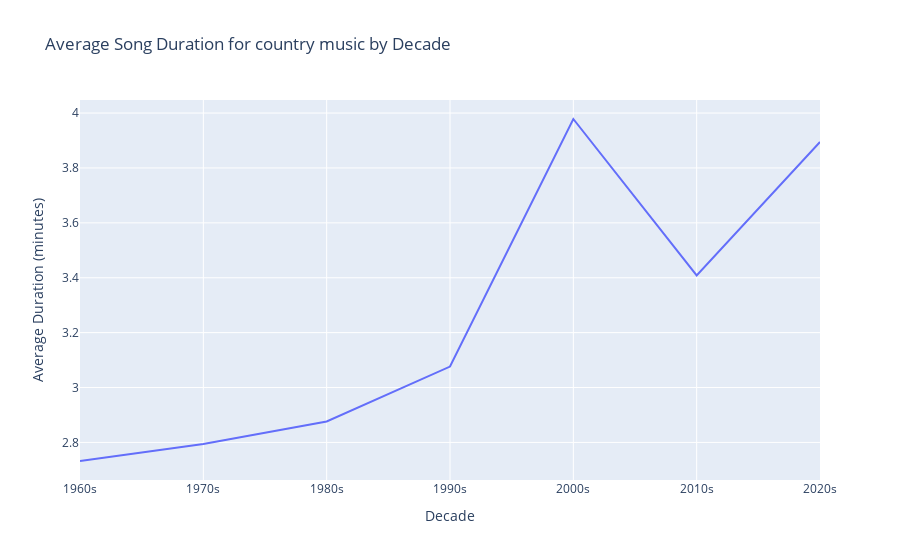

Here is the notebook cell this chart was saved with:
### Code cell
def plot_genre_duration(genre):
    selected_data = big_df[big_df['main_genre'] == genre]
    selected_data = selected_data.groupby('decade').mean(numeric_only=True)
    fig = go.Figure(data=go.Scatter(x=selected_data.index, y=selected_data['minutes'], mode='lines'))
    fig.update_layout(title='Average Song Duration for ' + genre +' music by Decade', xaxis_title='Decade', yaxis_title='Average Duration (minutes)')
    fig.show()
plot_genre_duration('country')

### Figure 1 — Plotly figure (JSON) as saved in the notebook; plotly's stock layout.template omitted (floating-point values rounded to 4 significant figures)
{"data": [{"mode": "lines", "type": "scatter", "x": ["1960s", "1970s", "1980s", "1990s", "2000s", "2010s", "2020s"], "y": [2.732, 2.794, 2.876, 3.076, 3.978, 3.408, 3.894]}], "layout": {"autosize": true, "title": {"text": "Average Song Duration for country music by Decade"}, "xaxis": {"autorange": true, "range": [0, 6], "title": {"text": "Decade"}, "type": "category"}, "yaxis": {"autorange": true, "range": [2.663, 4.048], "title": {"text": "Average Duration (minutes)"}, "type": "linear"}}}
